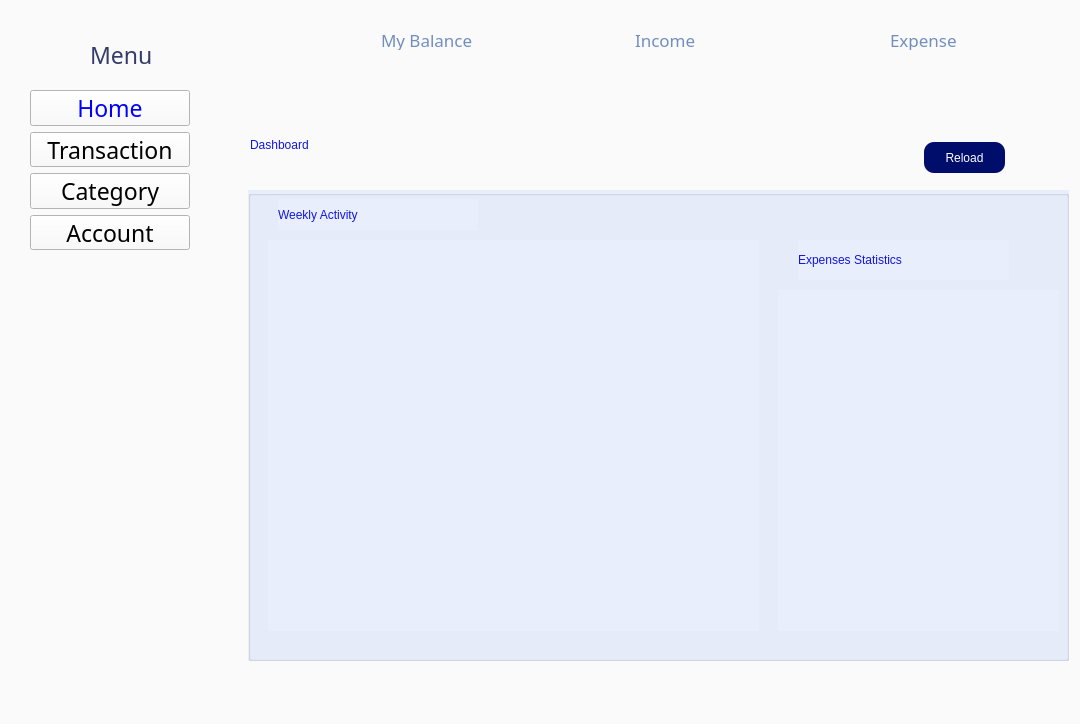
<?xml version="1.0" encoding="UTF-8"?>
<ui version="4.0">
 <class>Home</class>
 <widget class="QMainWindow" name="Home">
  <property name="geometry">
   <rect>
    <x>0</x>
    <y>0</y>
    <width>1080</width>
    <height>724</height>
   </rect>
  </property>
  <property name="sizePolicy">
   <sizepolicy hsizetype="Preferred" vsizetype="Preferred">
    <horstretch>0</horstretch>
    <verstretch>0</verstretch>
   </sizepolicy>
  </property>
  <property name="windowTitle">
   <string>Home</string>
  </property>
  <property name="windowIcon">
   <iconset>
    <normaloff>GitClone/Do_an_cky_KTLT/Images/Home/Icon_Home.png</normaloff>GitClone/Do_an_cky_KTLT/Images/Home/Icon_Home.png</iconset>
  </property>
  <property name="styleSheet">
   <string notr="true">background-color: rgb(250, 250, 250);</string>
  </property>
  <widget class="QWidget" name="centralwidget">
   <widget class="QLabel" name="label_8">
    <property name="geometry">
     <rect>
      <x>250</x>
      <y>120</y>
      <width>261</width>
      <height>50</height>
     </rect>
    </property>
    <property name="styleSheet">
     <string notr="true">font: 28pt &quot;Rockwell&quot;;
color: rgb(19, 23, 221);</string>
    </property>
    <property name="text">
     <string>Dashboard</string>
    </property>
   </widget>
   <widget class="QGroupBox" name="groupBox">
    <property name="geometry">
     <rect>
      <x>248</x>
      <y>190</y>
      <width>821</width>
      <height>471</height>
     </rect>
    </property>
    <property name="styleSheet">
     <string notr="true">


background-color: rgb(232, 238, 251);</string>
    </property>
    <property name="title">
     <string/>
    </property>
    <widget class="QLabel" name="label_12">
     <property name="geometry">
      <rect>
       <x>30</x>
       <y>9</y>
       <width>200</width>
       <height>31</height>
      </rect>
     </property>
     <property name="styleSheet">
      <string notr="true">color: rgb(19, 23, 221);
font: 57 13pt &quot;Playfair Display Medium&quot;;</string>
     </property>
     <property name="text">
      <string>Weekly Activity</string>
     </property>
    </widget>
    <widget class="QWidget" name="verticalLayoutWidget">
     <property name="geometry">
      <rect>
       <x>20</x>
       <y>50</y>
       <width>491</width>
       <height>391</height>
      </rect>
     </property>
     <layout class="QVBoxLayout" name="Columnchart"/>
    </widget>
    <widget class="QWidget" name="verticalLayoutWidget_2">
     <property name="geometry">
      <rect>
       <x>530</x>
       <y>100</y>
       <width>281</width>
       <height>341</height>
      </rect>
     </property>
     <layout class="QVBoxLayout" name="Piechart"/>
    </widget>
    <widget class="QLabel" name="label_13">
     <property name="geometry">
      <rect>
       <x>550</x>
       <y>50</y>
       <width>211</width>
       <height>40</height>
      </rect>
     </property>
     <property name="styleSheet">
      <string notr="true">color: rgb(19, 23, 221);
font: 57 13pt &quot;Playfair Display Medium&quot;;</string>
     </property>
     <property name="text">
      <string>Expenses Statistics</string>
     </property>
    </widget>
   </widget>
   <widget class="QLabel" name="Icon_menu">
    <property name="geometry">
     <rect>
      <x>30</x>
      <y>40</y>
      <width>35</width>
      <height>35</height>
     </rect>
    </property>
    <property name="text">
     <string/>
    </property>
    <property name="pixmap">
     <pixmap>../../Images/Home/Icon_Menu.png</pixmap>
    </property>
   </widget>
   <widget class="QLabel" name="label_menu">
    <property name="geometry">
     <rect>
      <x>90</x>
      <y>40</y>
      <width>70</width>
      <height>30</height>
     </rect>
    </property>
    <property name="font">
     <font>
      <family>Rockwell</family>
      <pointsize>17</pointsize>
      <weight>50</weight>
      <italic>false</italic>
      <bold>false</bold>
     </font>
    </property>
    <property name="styleSheet">
     <string notr="true">color: rgb(52, 60, 106);
font: 17pt &quot;Rockwell&quot;;</string>
    </property>
    <property name="text">
     <string>Menu</string>
    </property>
   </widget>
   <widget class="QWidget" name="verticalLayoutWidget_3">
    <property name="geometry">
     <rect>
      <x>30</x>
      <y>90</y>
      <width>160</width>
      <height>160</height>
     </rect>
    </property>
    <layout class="QVBoxLayout" name="verticalLayout_3">
     <item>
      <widget class="QPushButton" name="pushButton_Home">
       <property name="sizePolicy">
        <sizepolicy hsizetype="MinimumExpanding" vsizetype="MinimumExpanding">
         <horstretch>0</horstretch>
         <verstretch>0</verstretch>
        </sizepolicy>
       </property>
       <property name="font">
        <font>
         <family>Rockwell</family>
         <pointsize>17</pointsize>
         <weight>50</weight>
         <italic>false</italic>
         <bold>false</bold>
        </font>
       </property>
       <property name="styleSheet">
        <string notr="true">color: rgb(0, 0, 255);
font: 17pt &quot;Rockwell&quot;;
</string>
       </property>
       <property name="text">
        <string>Home</string>
       </property>
       <property name="icon">
        <iconset>
         <normaloff>../../Images/Home/Icon_Home.png</normaloff>../../Images/Home/Icon_Home.png</iconset>
       </property>
       <property name="iconSize">
        <size>
         <width>20</width>
         <height>20</height>
        </size>
       </property>
      </widget>
     </item>
     <item>
      <widget class="QPushButton" name="pushButton_Transaction">
       <property name="sizePolicy">
        <sizepolicy hsizetype="MinimumExpanding" vsizetype="MinimumExpanding">
         <horstretch>0</horstretch>
         <verstretch>0</verstretch>
        </sizepolicy>
       </property>
       <property name="font">
        <font>
         <family>Rockwell</family>
         <pointsize>17</pointsize>
         <weight>50</weight>
         <italic>false</italic>
         <bold>false</bold>
        </font>
       </property>
       <property name="styleSheet">
        <string notr="true">font: 17pt &quot;Rockwell&quot;;</string>
       </property>
       <property name="text">
        <string>Transaction</string>
       </property>
       <property name="icon">
        <iconset>
         <normaloff>../../Images/Home/Icon_Transaction.png</normaloff>../../Images/Home/Icon_Transaction.png</iconset>
       </property>
       <property name="iconSize">
        <size>
         <width>20</width>
         <height>20</height>
        </size>
       </property>
      </widget>
     </item>
     <item>
      <widget class="QPushButton" name="pushButton_Category">
       <property name="sizePolicy">
        <sizepolicy hsizetype="MinimumExpanding" vsizetype="MinimumExpanding">
         <horstretch>0</horstretch>
         <verstretch>0</verstretch>
        </sizepolicy>
       </property>
       <property name="font">
        <font>
         <family>Rockwell</family>
         <pointsize>17</pointsize>
         <weight>50</weight>
         <italic>false</italic>
         <bold>false</bold>
        </font>
       </property>
       <property name="styleSheet">
        <string notr="true">font: 17pt &quot;Rockwell&quot;;</string>
       </property>
       <property name="text">
        <string>Category</string>
       </property>
       <property name="icon">
        <iconset>
         <normaloff>../../Images/Home/Icon_Category.png</normaloff>../../Images/Home/Icon_Category.png</iconset>
       </property>
       <property name="iconSize">
        <size>
         <width>20</width>
         <height>20</height>
        </size>
       </property>
      </widget>
     </item>
     <item>
      <widget class="QPushButton" name="pushButton_Account">
       <property name="sizePolicy">
        <sizepolicy hsizetype="MinimumExpanding" vsizetype="MinimumExpanding">
         <horstretch>0</horstretch>
         <verstretch>0</verstretch>
        </sizepolicy>
       </property>
       <property name="font">
        <font>
         <family>Rockwell</family>
         <pointsize>17</pointsize>
         <weight>50</weight>
         <italic>false</italic>
         <bold>false</bold>
        </font>
       </property>
       <property name="styleSheet">
        <string notr="true">font: 17pt &quot;Rockwell&quot;;</string>
       </property>
       <property name="text">
        <string>Account</string>
       </property>
       <property name="icon">
        <iconset>
         <normaloff>../../Images/Home/Icon_Setting.png</normaloff>../../Images/Home/Icon_Setting.png</iconset>
       </property>
       <property name="iconSize">
        <size>
         <width>20</width>
         <height>20</height>
        </size>
       </property>
      </widget>
     </item>
    </layout>
   </widget>
   <widget class="QLabel" name="label_mybalance">
    <property name="geometry">
     <rect>
      <x>381</x>
      <y>30</y>
      <width>108</width>
      <height>20</height>
     </rect>
    </property>
    <property name="minimumSize">
     <size>
      <width>108</width>
      <height>20</height>
     </size>
    </property>
    <property name="font">
     <font>
      <family>Rockwell</family>
      <pointsize>13</pointsize>
      <weight>50</weight>
      <italic>false</italic>
      <bold>false</bold>
     </font>
    </property>
    <property name="styleSheet">
     <string notr="true">color: rgb(113, 142, 191);
font: 13pt &quot;Rockwell&quot;;</string>
    </property>
    <property name="text">
     <string>My Balance</string>
    </property>
   </widget>
   <widget class="QLabel" name="label_income">
    <property name="geometry">
     <rect>
      <x>635</x>
      <y>30</y>
      <width>108</width>
      <height>20</height>
     </rect>
    </property>
    <property name="minimumSize">
     <size>
      <width>108</width>
      <height>20</height>
     </size>
    </property>
    <property name="font">
     <font>
      <family>Rockwell</family>
      <pointsize>13</pointsize>
      <weight>50</weight>
      <italic>false</italic>
      <bold>false</bold>
     </font>
    </property>
    <property name="styleSheet">
     <string notr="true">color: rgb(113, 142, 191);
font: 13pt &quot;Rockwell&quot;;</string>
    </property>
    <property name="text">
     <string>Income</string>
    </property>
   </widget>
   <widget class="QLabel" name="Icon_mybalance">
    <property name="geometry">
     <rect>
      <x>291</x>
      <y>30</y>
      <width>70</width>
      <height>70</height>
     </rect>
    </property>
    <property name="minimumSize">
     <size>
      <width>70</width>
      <height>70</height>
     </size>
    </property>
    <property name="text">
     <string/>
    </property>
    <property name="pixmap">
     <pixmap>../../Images/Home/Icon_MyBalance.png</pixmap>
    </property>
   </widget>
   <widget class="QLabel" name="Icon_income">
    <property name="geometry">
     <rect>
      <x>542</x>
      <y>30</y>
      <width>70</width>
      <height>70</height>
     </rect>
    </property>
    <property name="minimumSize">
     <size>
      <width>70</width>
      <height>70</height>
     </size>
    </property>
    <property name="text">
     <string/>
    </property>
    <property name="pixmap">
     <pixmap>../../Images/Home/Icon_Income.png</pixmap>
    </property>
   </widget>
   <widget class="QLabel" name="Icon_expense">
    <property name="geometry">
     <rect>
      <x>802</x>
      <y>30</y>
      <width>70</width>
      <height>70</height>
     </rect>
    </property>
    <property name="minimumSize">
     <size>
      <width>70</width>
      <height>70</height>
     </size>
    </property>
    <property name="text">
     <string/>
    </property>
    <property name="pixmap">
     <pixmap>../../Images/Home/Icon_Expenses.png</pixmap>
    </property>
   </widget>
   <widget class="QLabel" name="label_setincome">
    <property name="geometry">
     <rect>
      <x>635</x>
      <y>60</y>
      <width>141</width>
      <height>41</height>
     </rect>
    </property>
    <property name="font">
     <font>
      <family>Cambria Math</family>
      <pointsize>18</pointsize>
      <weight>50</weight>
      <italic>false</italic>
      <bold>false</bold>
     </font>
    </property>
    <property name="styleSheet">
     <string notr="true">font: 18pt &quot;Cambria Math&quot;;</string>
    </property>
    <property name="text">
     <string/>
    </property>
   </widget>
   <widget class="QLabel" name="label_setmybalance">
    <property name="geometry">
     <rect>
      <x>381</x>
      <y>60</y>
      <width>141</width>
      <height>41</height>
     </rect>
    </property>
    <property name="font">
     <font>
      <family>Cambria Math</family>
      <pointsize>18</pointsize>
      <weight>50</weight>
      <italic>false</italic>
      <bold>false</bold>
     </font>
    </property>
    <property name="styleSheet">
     <string notr="true">font: 18pt &quot;Cambria Math&quot;;</string>
    </property>
    <property name="text">
     <string/>
    </property>
   </widget>
   <widget class="QLabel" name="label_expense">
    <property name="geometry">
     <rect>
      <x>890</x>
      <y>30</y>
      <width>108</width>
      <height>20</height>
     </rect>
    </property>
    <property name="minimumSize">
     <size>
      <width>88</width>
      <height>20</height>
     </size>
    </property>
    <property name="font">
     <font>
      <family>Rockwell</family>
      <pointsize>13</pointsize>
      <weight>50</weight>
      <italic>false</italic>
      <bold>false</bold>
     </font>
    </property>
    <property name="styleSheet">
     <string notr="true">color: rgb(113, 142, 191);
font: 13pt &quot;Rockwell&quot;;</string>
    </property>
    <property name="text">
     <string>Expense</string>
    </property>
   </widget>
   <widget class="QLabel" name="label_setexpense">
    <property name="geometry">
     <rect>
      <x>890</x>
      <y>60</y>
      <width>141</width>
      <height>41</height>
     </rect>
    </property>
    <property name="font">
     <font>
      <family>Cambria Math</family>
      <pointsize>18</pointsize>
      <weight>50</weight>
      <italic>false</italic>
      <bold>false</bold>
     </font>
    </property>
    <property name="styleSheet">
     <string notr="true">font: 18pt &quot;Cambria Math&quot;;</string>
    </property>
    <property name="text">
     <string/>
    </property>
   </widget>
   <widget class="QLabel" name="label_22">
    <property name="geometry">
     <rect>
      <x>30</x>
      <y>480</y>
      <width>200</width>
      <height>200</height>
     </rect>
    </property>
    <property name="text">
     <string/>
    </property>
    <property name="pixmap">
     <pixmap>../../Images/Transaction/trangtri.png</pixmap>
    </property>
    <property name="scaledContents">
     <bool>true</bool>
    </property>
   </widget>
   <widget class="QPushButton" name="pushButton_Reset">
    <property name="geometry">
     <rect>
      <x>924</x>
      <y>142</y>
      <width>81</width>
      <height>31</height>
     </rect>
    </property>
    <property name="styleSheet">
     <string notr="true">background-color: rgb(0, 13, 107);
font: 63 14pt &quot;Sitka Heading Semibold&quot;;
color: rgb(255, 255, 255);
border-radius: 10px</string>
    </property>
    <property name="text">
     <string>Reload</string>
    </property>
   </widget>
  </widget>
  <widget class="QMenuBar" name="menubar">
   <property name="geometry">
    <rect>
     <x>0</x>
     <y>0</y>
     <width>1080</width>
     <height>22</height>
    </rect>
   </property>
  </widget>
  <widget class="QStatusBar" name="statusbar"/>
 </widget>
 <resources/>
 <connections/>
</ui>
